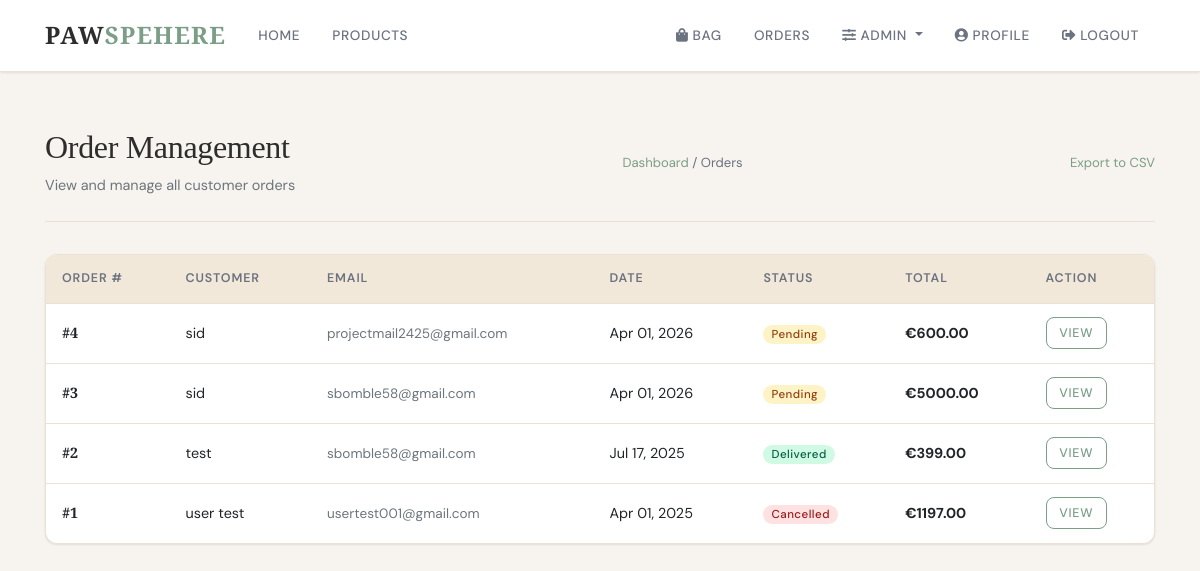
The app's page /admin-panel/orders/ (signed in) with its own data.
### cart/models.py (models this page shows, shortened)
class Order(models.Model):
    STATUS_CHOICES = (
        ('pending', 'Pending'),
        ('processing', 'Processing'),
        ('shipped', 'Shipped'),
        ('delivered', 'Delivered'),
        ('cancelled', 'Cancelled'),
    )
    user = models.ForeignKey(User, on_delete=models.CASCADE)
    full_name = models.CharField(max_length=100)
    email = models.EmailField()
    address = models.CharField(max_length=250)
    city = models.CharField(max_length=100)
    postal_code = models.CharField(max_length=20)
    country = models.CharField(max_length=100)
    created = models.DateTimeField(auto_now_add=True)
    updated = models.DateTimeField(auto_now=True)
    status = models.CharField(max_length=20, choices=STATUS_CHOICES, default='pending')
    total_price = models.DecimalField(max_digits=10, decimal_places=2)
    class Meta:
        ordering = ['-created']

### admin_panel/views.py (the view, shortened to what this page needs)
# urls.py: path('orders/', views.order_management, name='admin-order-management'),
@login_required
@user_passes_test(is_admin)
def order_management(request):
    orders = Order.objects.all().order_by("-created")
    context = {
        "title": "Order Management",
        "orders": orders,
    }
    return render(request, "admin_panel/order_management.html", context)

### admin_panel/views.py (called while the page is built)
def is_admin(user):
    return user.is_staff or user.is_superuser

### cart/context_processors.py (called while the page is built)
def cart_counter(request):
    if request.user.is_authenticated:
        cart_count = CartItem.objects.filter(user=request.user).count()
        return {'cart_count': cart_count}
    return {'cart_count': 0}

### templates/admin_panel/order_management.html (shortened to what this page needs)
{% extends "base.html" %}
{% block content %}
<div class="page-header">
    <div class="d-flex justify-content-between align-items-center">
        <div>
            <h1>Order Management</h1>
            <p class="text-muted mb-0" style="font-size:0.9rem;">View and manage all customer orders</p>
        </div>
        <div class="admin-breadcrumb">
            <a href="{% url 'admin-dashboard' %}">Dashboard</a> / Orders
        </div>
        <div class="admin-breadcrumb">
            <a href="?export=csv">Export to CSV</a>
        </div>
    </div>
</div>
<div class="card">
    <div class="card-body p-0">
        <div class="table-responsive">
            <table class="table mb-0">
                <thead>
                    <tr>
                        <th>Order #</th>
                        <th>Customer</th>
                        <th>Email</th>
                        <th>Date</th>
                        <th>Status</th>
                        <th>Total</th>
                        <th>Action</th>
                    </tr>
                </thead>
                <tbody>
                    {% for order in orders %}
                    <tr>
                        <td><strong style="font-family:'Cormorant Garamond',serif;">#{{ order.id }}</strong></td>
                        <td>{{ order.full_name }}</td>
                        <td><span class="text-muted" style="font-size:0.85rem;">{{ order.email }}</span></td>
                        <td>{{ order.created|date:"M d, Y" }}</td>
                        <td>
                            {% if order.status == 'pending' %}<span class="badge badge-warning">{{ order.get_status_display }}</span>
                            {% elif order.status == 'processing' %}<span class="badge badge-info">{{ order.get_status_display }}</span>
                            {% elif order.status == 'shipped' %}<span class="badge badge-primary">{{ order.get_status_display }}</span>
                            {% elif order.status == 'delivered' %}<span class="badge badge-success">{{ order.get_status_display }}</span>
                            {% elif order.status == 'cancelled' %}<span class="badge badge-danger">{{ order.get_status_display }}</span>
                            {% endif %}
                        </td>
                        <td><strong>€{{ order.total_price }}</strong></td>
                        <td><a href="{% url 'admin-order-detail' order.id %}" class="btn btn-sm btn-outline-primary">View</a></td>
                    </tr>
                    {% empty %}
                    <tr><td colspan="7" class="text-center text-muted py-4">No orders found.</td></tr>
                    {% endfor %}
                </tbody>
            </table>
        </div>
    </div>
</div>
{% endblock content %}

### templates/base.html (style rules this page uses)
:root { --cream: #F7F3EE; --white: #FFFFFF; --sage: #7B9E87; --sage-light: #A8C4B0; --sage-dark: #5C7D67; --terracotta: #C17F5A; --terracotta-light: #D4956E; --sand: #E8D5BA; --sand-light: #F2E8D9; --charcoal: #2D2D2D; --gray-600: #6B7280; --gray-400: #9CA3AF; --gray-200: #E5E7EB; --border: #EAE0D5; --shadow-sm: 0 1px 3px rgba(0,0,0,0.06), 0 1px 2px rgba(0,0,0,0.04); --shadow-md: 0 4px 12px rgba(0,0,0,0.08); --shadow-lg: 0 10px 30px rgba(0,0,0,0.10); --radius: 12px; --radius-sm: 8px; }
* { box-sizing: border-box; margin: 0; padding: 0; }
html { scroll-behavior: smooth; }
body { background-color: var(--cream); font-family: 'DM Sans', sans-serif; color: var(--charcoal); line-height: 1.6; min-height: 100vh; display: flex; flex-direction: column; padding-top: 72px; }
h1, h2, h3, h4, h5, h6 { font-family: 'Cormorant Garamond', serif; font-weight: 500; letter-spacing: -0.01em; }
h1 { font-size: 2.4rem; }
.btn { font-family: 'DM Sans', sans-serif; font-size: 0.82rem; font-weight: 500; letter-spacing: 0.06em; text-transform: uppercase; border-radius: var(--radius-sm); padding: 0.6rem 1.4rem; transition: all 0.25s ease; border: none; }
.btn-outline-primary { background: transparent; border: 1.5px solid var(--sage); color: var(--sage); }
.btn-sm { padding: 0.35rem 0.8rem; font-size: 0.78rem; }
.card { background: var(--white); border: 1px solid var(--border); border-radius: var(--radius); box-shadow: var(--shadow-sm); transition: box-shadow 0.25s ease, transform 0.25s ease; overflow: hidden; }
.card-body { padding: 1.5rem; }
.badge { font-family: 'DM Sans', sans-serif; font-size: 0.72rem; font-weight: 500; letter-spacing: 0.04em; padding: 0.3em 0.7em; border-radius: 20px; }
.badge-success { background-color: #D1FAE5; color: #065F46; }
.badge-warning { background-color: #FEF3C7; color: #92400E; }
.badge-danger { background-color: #FEE2E2; color: #991B1B; }
.table { background: white; border-radius: var(--radius); }
.table thead th { background-color: var(--sand-light); border-bottom: 1px solid var(--border); border-top: none; font-size: 0.78rem; font-weight: 600; letter-spacing: 0.07em; text-transform: uppercase; color: var(--gray-600); padding: 0.85rem 1rem; }
.table td { vertical-align: middle; padding: 0.85rem 1rem; border-color: var(--border); font-size: 0.9rem; }
.page-header { padding: 2rem 0 1.5rem; border-bottom: 1px solid var(--border); margin-bottom: 2rem; }
.page-header h1 { font-size: 2rem; color: var(--charcoal); }

### templates/admin_panel/order_management.html (style rules this page uses)
.admin-breadcrumb { font-size:0.82rem; color:var(--gray-600); }
.admin-breadcrumb a { color:var(--sage); text-decoration:none; }

### records on screen
Order: id "4", full_name "sid", email "projectmail2425@gmail.com", created "Apr 01, 2026", status "Pending", total_price "600.00"
Order: id "3", full_name "sid", email "sbomble58@gmail.com", created "Apr 01, 2026", status "Pending", total_price "5000.00"
Order: id "2", full_name "test", email "sbomble58@gmail.com", created "Jul 17, 2025", status "Delivered", total_price "399.00"
Order: id "1", full_name "user test", email "usertest001@gmail.com", created "Apr 01, 2025", status "Cancelled", total_price "1197.00"
